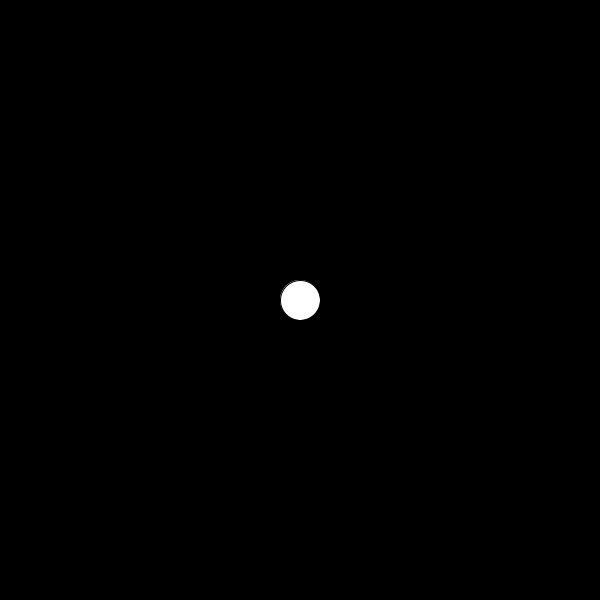
Frame 1 (no input)
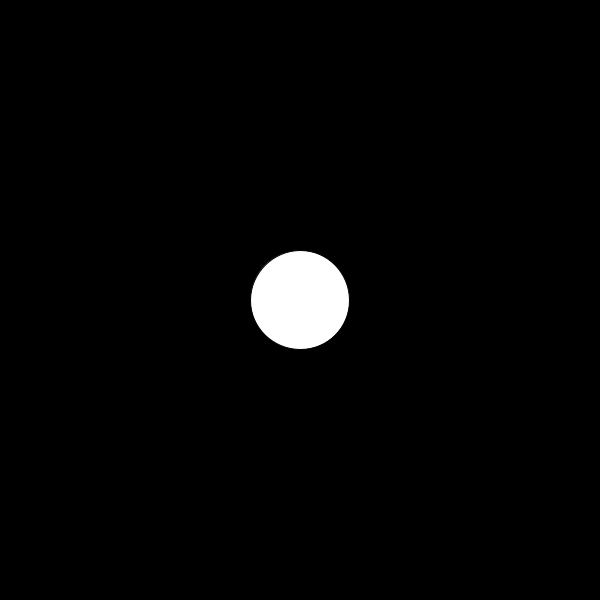
Frame 60 (the mouse pressed at the canvas centre just before this capture)
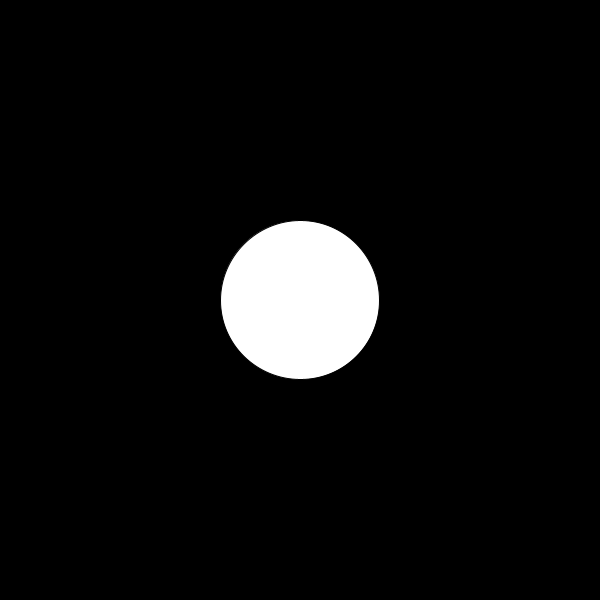
Frame 120 (the mouse held since frame 60 and released just before this capture)

The Processing sketch that drew these frames (run headless with seeded random() and noise(); from frame 60 on, the mouse is pressed at the canvas centre):

// Processing sketch: processing_114038
// ── processing_114038.pde

boolean grow;
int w = 40;
int h = 40;

void setup(){
  grow = true;
  size(600,600);
}


void draw(){
  background(0);
  fill(255);
  ellipse(width/2, height/2, w,h);
  if (grow == true){
    w++;
    h++;
  }
  else{
    w--;
    h--;
  }
}


// EVENT HANDLER
void keyPressed() {
  
  if (keyCode == DOWN) {
    grow=false;              // put w-- here, move 1 per key press
  }
  if (keyCode == UP) {    
    grow=true;
  }
  
}
